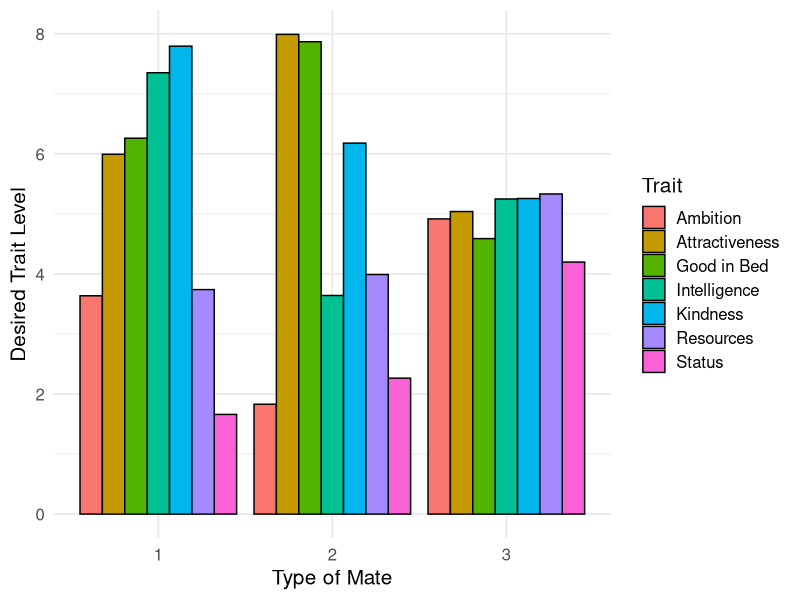
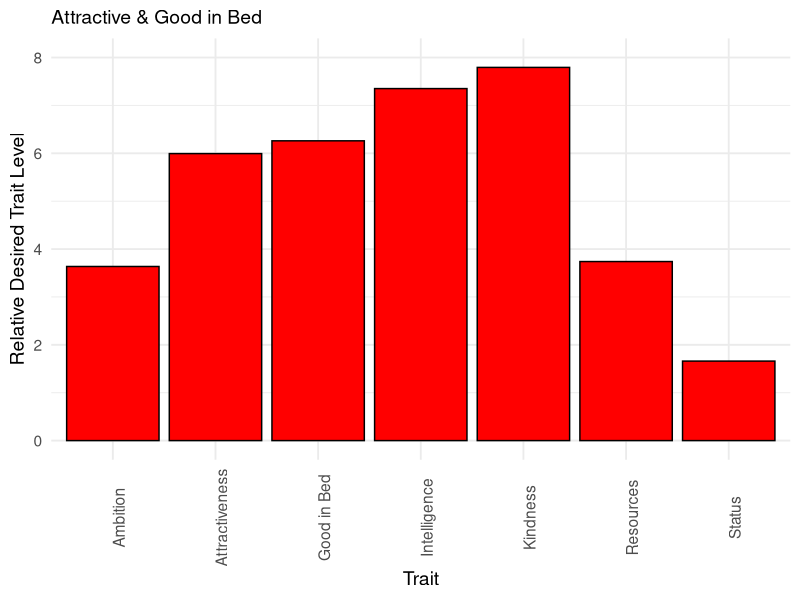
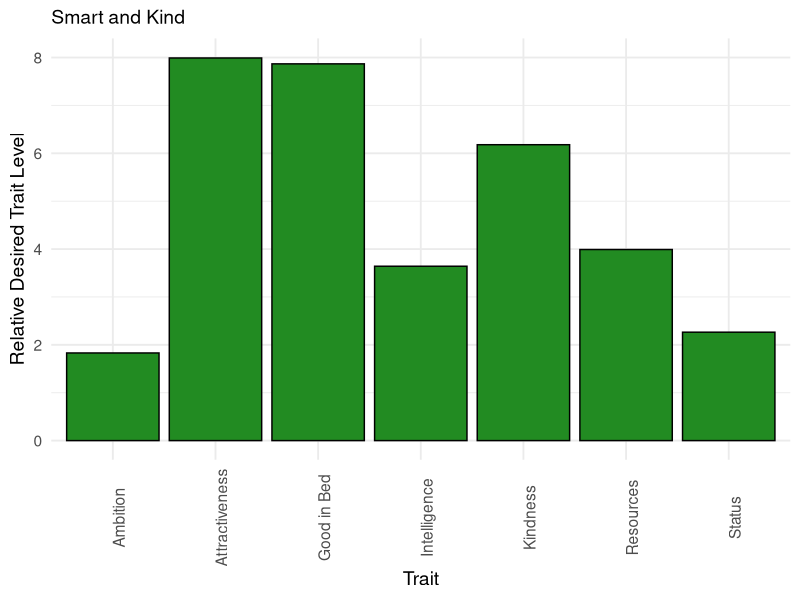
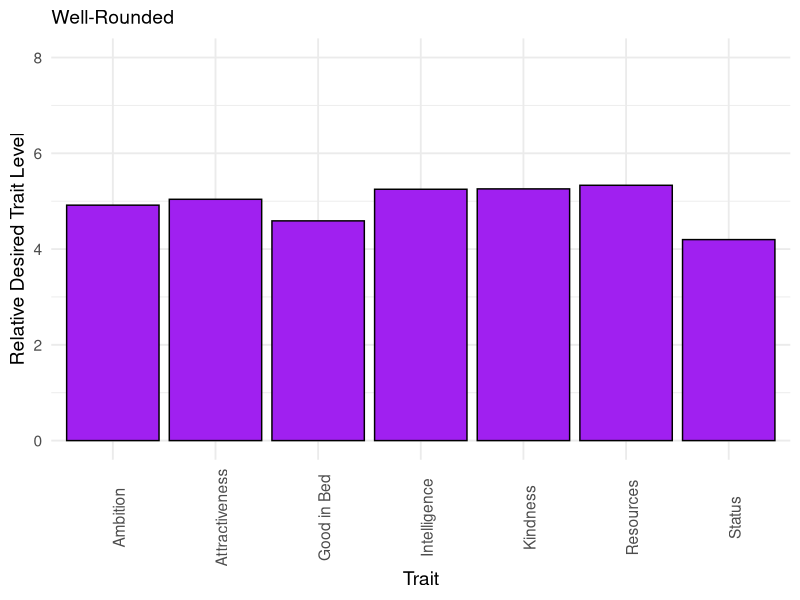
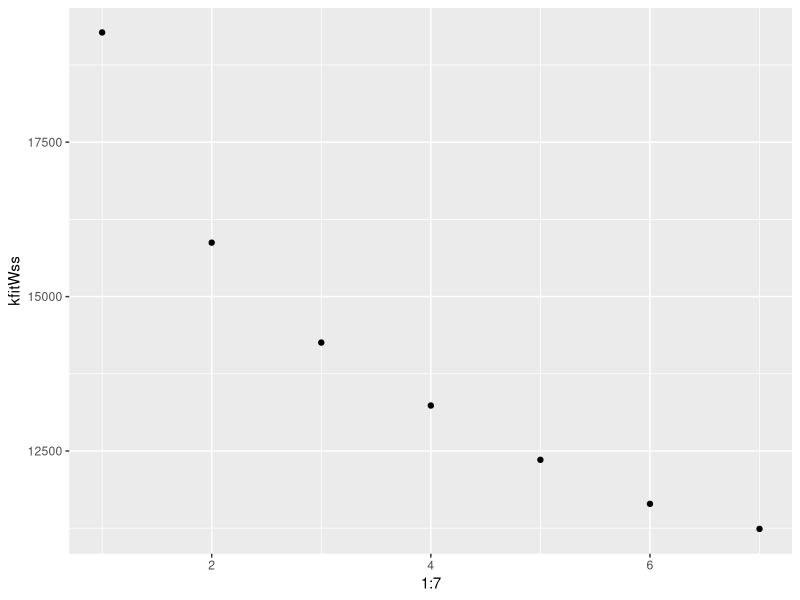

Here is the R script that generated these plots, in order: (Note: this script raises an error after producing the figures.)
#############Polyamorous Mate Preferences -- Budget Allocation: Analysis Script #################
####Ashley J Coventry, Tamsin German, Dan Conroy-Beam########



###load packages 
library(psych) #for scree plot
library(ggplot2) #For generating other plots
library(data.table) #for reshaping data
library(stringr) #for permutation analy data reorganizing

###set seed###
set.seed(112822)


###load data###
data <- read.csv("Human Data/Processed Data/Processed Data20230108 181609.csv")


#Remove NAs ###
#necessary when merging back into the original data frame because kfits is omitting NAs. 

nacheck <- apply(data[,14:27], 1, function(x) sum(is.na(x))>0)
data<- data[!nacheck,]


#excluding people who don't identify as either men or women

data<-data[data$gender<3,]
data <- data[data$orange_gender <3,]
data <- data[data$blue_gender <3,]

#recoding gender to be 0 and 1 (move to processing script)
data$gender <- ifelse(data$gender == 1, 0, 1)


###reshape data wide --> long and only keep columns relevant for kmeans

#melt function to have two rows (1 for orange, 1 for blue) with each trait rating

longData<-melt(as.data.table(data),id.vars=c("PIN","gender","age"),
               measure.vars=list(c(30,28),
                                 c(14,21),
                                 c(15,22),
                                 c(16,23),
                                 c(17,24),
                                 c(18,25),
                                 c(19,26),
                                 c(20,27)))


#Relabel columns

colnames(longData)[4:12]<-c("partner","idealGender","amb","attract",
                            "intel","sexy","kind",
                            "stat","finPros")


#Relabel partner type values
longData$partner<-as.factor(ifelse(longData$partner==1,"idealBlue","idealOrange"))





###K-Means Cluster Analysis###


#extract kmeans wSs
kfitWss<-sapply(1:7,function(x) kmeans(longData[,6:12],x)$tot.withinss)

#scree plot
screePlot<-qplot(1:7,kfitWss)


##compute differences in within ss across k for k-means clustering
wssDiffs<-diff(kfitWss)


##Add this classification to the original dataframe

kFit<-kmeans(longData[,6:12],3)
longData$kFitab <- kFit$cluster


##Create vectors of preference means for each cluster (without age)
clustCenters<-kFit$centers

##Look at gender breakdown by cluster #1 = women, #2 = men
clustGender<-table(longData$gender,longData$kFitab)

##compute variance between trait ratings for each cluster
#to see if maybe one cluster is more well rounded than others
clustVars<-apply(clustCenters,1,var)




###Compute same or diff variable for ideal orange v ideal blue
#do people want both of their ideal partners in the same cluster or in different ones? 

##Transfer partner clusters back to data (since "data" is wide)
data$blueClust<-longData$kFitab[longData$partner=="idealBlue"]
data$orangeClust<-longData$kFitab[longData$partner=="idealOrange"]

##Determine for each participant whether their orange and blue partners are in the same cluster
#same = 1, diff = 0
data$sameOrDiff<-apply(data[,133:134],1,function(x)
  sum(duplicated(x))
)

##get sameOrDiff as function of gender
genderDiff<-table(data$sameOrDiff,data$gender)


##Computing average differentness
avgDiff <- mean(data$sameOrDiff)

###create variable listing cluster of each partner 

data$kFitab<-apply(data[,133:134],1,function(x) paste0(sort(as.numeric(x)),collapse=","))


### CHI SQUARE -- some use Fisher's exact test since some clusters are rare###

#are men and women are choosing combos of partner orange and blue at diff rates?

chisqGender<-chisq.test(table(data$gender,data$kFitab))
#fisherGender <- fisher.test(table(data$gender, data$kFitab))
  #get error with Fisher's test and chi square

##do preferences for partner orange predict preferences for partner blue?
chisqClust<-chisq.test(table(data$blueClust, data$orangeClust)) 
#fisherClust <- fisher.test(table(data$blueClust, data$orangeClust))

##raw numbers in each cluster combo by gender
clustComboGender<-table(data$blueClust,data$orangeClust,data$gender)



### Permuation Analysis ###


##create a vector to store null distribution averages
nullDistAvg <- rep(0,100000)

##for loop to generate data of null dist 
for(a in 1:100000){
  
  aNull<-sample(data$blueClust)
  bNull<-sample(data$orangeClust)
  
  #Compute sameordiff
  sodNull<-ifelse(aNull==bNull, 0, 1)
  
  #Compute and saving average differentness
  nullDistAvg[a]<-mean(sodNull)
  
}



##see whether we are in extremes of null dist (compare output to our avgdiff)

nullDistHigh<-quantile(nullDistAvg[1:100000],c(0.975)) 
nullDistLow<-quantile(nullDistAvg[1:100000],c(0.025)) 


#Compute p-value comparing observed sameordiff to null distribution
pValueDiff <- sum(nullDistAvg < avgDiff) /100000  


###How many ideal partners are in each cluster?

##for people who wanted both partners in same cluster
sameClust <- table(data$blueClust[data$sameOrDiff == 0]) 

##for people who wanted partners in different clusters
#don't need to run separately for clusters A and B bc made order arbitrary
diffClust <- table(data$blueClust[data$sameOrDiff ==1])  


###More Chi Squares: proportion of participants with at least 1 partner in specific clusters 

##Create blank columns in data
data$clust1 <- NA #for cluster 1
data$clust2<- NA #for cluster 2
data$clust3 <- NA #for cluster 3


##for loop to fill columns
for(i in 1:NROW(data)){
  ifelse(data$orangeClust[i] == 1 | data$blueClust[i] == 1, data$clust1[i]<-1, data$clust1[i]<-0)
  
}

for(i in 1:NROW(data)){
  ifelse(data$orangeClust[i] == 2 | data$blueClust[i] == 2, data$clust2[i]<-1, data$clust2[i]<-0)
  
}

for(i in 1:NROW(data)){
  ifelse(data$orangeClust[i] == 3 | data$blueClust[i] == 3, data$clust3[i]<-1, data$clust3[i]<-0)
  
}



chisqClust1 <- chisq.test(table(data$gender, data$clust1))
chisqClust2 <- chisq.test(table(data$gender, data$clust2))
chisqClust3 <- chisq.test(table(data$gender, data$clust3))

###Ideal gender analysis

##fisher test
fisherIdealGender <- fisher.test(table(longData$idealGender, longData$kFitab))
idealGenderClust <- table(longData$idealGender, longData$kFitab)

##logistic regression
#gender and ideal gender as predictors and cluster as outcome





### Plotting ###

##plot bar graph with each trait mean for each 3 clusters (# clusters depends on scree)
#clusters aren't mapping on in the right order! double check centers with graph after running
meanTrait <- c(clustCenters[1,], clustCenters[2,], clustCenters[3,])
mateType <-c(rep("1", 7), rep("2", 7), rep("3", 7))
trait <- c(rep(c("Ambition", "Attractiveness", "Intelligence", "Good in Bed", "Kindness", "Status", "Resources"), 3))  
plotting <- data.frame(meanTrait, mateType, trait)
kFitPlot <- ggplot(data=plotting, aes(x=mateType, y=meanTrait, fill=trait)) +
  geom_bar(stat="identity", color="black", position=position_dodge())+
  theme_minimal(base_size = 15) + xlab("Type of Mate") + ylab("Desired Trait Level") +
  scale_fill_discrete(name = "Trait")


##multipanel figure
#first create individual plot for each cluster

#cluster 1 (title will change based on clusters)
meanTrait1 <- clustCenters[1,]
trait1 <- c("Ambition", "Attractiveness", "Intelligence", "Good in Bed", "Kindness", "Status", "Resources")
plotting1 <- data.frame(meanTrait1, trait1)
plot1 <- ggplot(data=plotting1, aes(x=trait1, y=meanTrait1)) +
  geom_bar(stat="identity", color="black", position=position_dodge(), fill = "red")+
  theme_minimal(base_size = 14) + xlab("Trait") + ylab("Relative Desired Trait Level")  +ylim(0,8) +
  ggtitle("Attractive & Good in Bed") +theme(plot.title = element_text(size = 14), axis.text.x = element_text(angle = 90))

#cluster 2 
meanTrait2 <- clustCenters[2,]
trait2 <- c("Ambition", "Attractiveness", "Intelligence", "Good in Bed", "Kindness", "Status", "Resources")
plotting2 <- data.frame(meanTrait2, trait2)
plot2 <- ggplot(data=plotting2, aes(x=trait2, y=meanTrait2)) +
  geom_bar(stat="identity", color="black", position=position_dodge(), fill = "forestgreen")+ 
  theme_minimal(base_size = 14) + xlab("Trait") + ylab("Relative Desired Trait Level") +ylim(0,8) +
ggtitle("Smart and Kind") +theme(plot.title = element_text(size = 14), axis.text.x = element_text(angle = 90))

#cluster 3 
meanTrait3 <- clustCenters[3,]
trait3 <- c("Ambition", "Attractiveness", "Intelligence", "Good in Bed", "Kindness", "Status", "Resources")
plotting3 <- data.frame(meanTrait3, trait3)
plot3 <- ggplot(data=plotting3, aes(x=trait3, y=meanTrait3)) +
  geom_bar(stat="identity", color="black", position=position_dodge(), fill = "purple")+ 
  theme_minimal(base_size = 14) + xlab("Trait") + ylab("Relative Desired Trait Level") +ylim(0,8) +
ggtitle("Well-Rounded") +theme(plot.title = element_text(size = 14), axis.text.x = element_text(angle = 90))

#combine clusters into one graph
panelPlot<-ggarrange(plot1,plot2,plot3,labels=c("A","B","C"), nrow=1, ncol=3,font.label = list(size = 14, color = "black"))









#######Bisexual Poly Prefs #######

##how many bisexual people are in our sample?
biSamp <- table(data$sex_orient)

##get only bi dataframe
biData <- subset(data, data$sex_orient == 3)

biSampGender <- table(biData$gender) #22 women, 9 men

##get sameOrDiff as function of gender
biGenderDiff<-table(biData$sameOrDiff,biData$gender)


##Computing average differentness
biAvgDiff <- mean(biData$sameOrDiff) ##way higher than reg avg diff

### CHI SQUARE -- some use Fisher's exact test since some clusters are rare###

#are bi men and women are choosing combos of partner orange and blue at diff rates than het folks?

chisqSexOrient <-chisq.test(table(data$sex_orient,data$kFitab)) #error bc size too small
#fisherSexOrient <- fisher.test(table(data$sex_orient, data$kFitab))
#get error with Fisher's test

#are bi men and bi women choosing combos at diff rates

fisherGenderBi <- fisher.test(table(biData$gender, biData$kFitab))



##in bisexual participants, do preferences for partner orange predict preferences for partner blue?
fisherClustBi <- fisher.test(table(biData$blueClust, biData$orangeClust))

##raw numbers in each cluster combo by gender
clustComboGenderBi<-table(biData$blueClust,biData$orangeClust,biData$gender)
